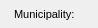
      <widget class="QWidget" name="Additionalinformation_17">
       <property name="geometry">
        <rect>
         <x>0</x>
         <y>0</y>
         <width>98</width>
         <height>28</height>
        </rect>
       </property>
       <attribute name="label">
        <string>Additional information</string>
       </attribute>
       <widget class="QLabel" name="label_streetaxis2_id">
        <property name="geometry">
         <rect>
          <x>14</x>
          <y>55</y>
          <width>83</width>
          <height>22</height>
         </rect>
        </property>
        <property name="font">
         <font>
          <pointsize>8</pointsize>
         </font>
        </property>
        <property name="frameShape">
         <enum>QFrame::NoFrame</enum>
        </property>
        <property name="frameShadow">
         <enum>QFrame::Plain</enum>
        </property>
        <property name="text">
         <string>Street 2:</string>
        </property>
        <property name="textFormat">
         <enum>Qt::AutoText</enum>
        </property>
        <property name="scaledContents">
         <bool>false</bool>
        </property>
        <property name="alignment">
         <set>Qt::AlignLeading|Qt::AlignLeft|Qt::AlignVCenter</set>
        </property>
        <property name="margin">
         <number>3</number>
        </property>
       </widget>
       <widget class="QLabel" name="label_comment">
        <property name="geometry">
         <rect>
          <x>15</x>
          <y>165</y>
          <width>90</width>
          <height>22</height>
         </rect>
        </property>
        <property name="font">
         <font>
          <pointsize>8</pointsize>
         </font>
        </property>
        <property name="frameShape">
         <enum>QFrame::NoFrame</enum>
        </property>
        <property name="frameShadow">
         <enum>QFrame::Plain</enum>
        </property>
        <property name="text">
         <string>Comment:</string>
        </property>
        <property name="textFormat">
         <enum>Qt::AutoText</enum>
        </property>
        <property name="scaledContents">
         <bool>false</bool>
        </property>
        <property name="alignment">
         <set>Qt::AlignLeading|Qt::AlignLeft|Qt::AlignVCenter</set>
        </property>
        <property name="margin">
         <number>3</number>
        </property>
       </widget>
       <widget class="QLabel" name="label_streetaxis_id">
        <property name="geometry">
         <rect>
          <x>14</x>
          <y>28</y>
          <width>99</width>
          <height>22</height>
         </rect>
        </property>
        <property name="font">
         <font>
          <pointsize>8</pointsize>
         </font>
        </property>
        <property name="frameShape">
         <enum>QFrame::NoFrame</enum>
        </property>
        <property name="frameShadow">
         <enum>QFrame::Plain</enum>
        </property>
        <property name="text">
         <string>Street:</string>
        </property>
        <property name="textFormat">
         <enum>Qt::AutoText</enum>
        </property>
        <property name="scaledContents">
         <bool>false</bool>
        </property>
        <property name="alignment">
         <set>Qt::AlignLeading|Qt::AlignLeft|Qt::AlignVCenter</set>
        </property>
        <property name="margin">
         <number>3</number>
        </property>
       </widget>
       <widget class="QLineEdit" name="postcode">
        <property name="geometry">
         <rect>
          <x>440</x>
          <y>5</y>
          <width>126</width>
          <height>18</height>
         </rect>
        </property>
        <property name="font">
         <font>
          <pointsize>8</pointsize>
         </font>
        </property>
        <property name="inputMask">
         <string/>
        </property>
        <property name="text">
         <string/>
        </property>
        <property name="frame">
         <bool>true</bool>
        </property>
       </widget>
       <widget class="QLabel" name="label_postcode">
        <property name="geometry">
         <rect>
          <x>360</x>
          <y>5</y>
          <width>83</width>
          <height>22</height>
         </rect>
        </property>
        <property name="font">
         <font>
          <pointsize>8</pointsize>
         </font>
        </property>
        <property name="frameShape">
         <enum>QFrame::NoFrame</enum>
        </property>
        <property name="frameShadow">
         <enum>QFrame::Plain</enum>
        </property>
        <property name="text">
         <string>Postcode:</string>
        </property>
        <property name="textFormat">
         <enum>Qt::AutoText</enum>
        </property>
        <property name="scaledContents">
         <bool>false</bool>
        </property>
        <property name="alignment">
         <set>Qt::AlignLeading|Qt::AlignLeft|Qt::AlignVCenter</set>
        </property>
        <property name="margin">
         <number>3</number>
        </property>
       </widget>
       <widget class="QLineEdit" name="num_value">
        <property name="geometry">
         <rect>
          <x>440</x>
          <y>240</y>
          <width>126</width>
          <height>18</height>
         </rect>
        </property>
        <property name="echoMode">
         <enum>QLineEdit::Normal</enum>
        </property>
       </widget>
       <widget class="QLineEdit" name="postcomplement">
        <property name="geometry">
         <rect>
          <x>505</x>
          <y>30</y>
          <width>60</width>
          <height>18</height>
         </rect>
        </property>
        <property name="font">
         <font>
          <pointsize>8</pointsize>
         </font>
        </property>
        <property name="inputMask">
         <string/>
        </property>
        <property name="text">
         <string/>
        </property>
        <property name="frame">
         <bool>true</bool>
        </property>
       </widget>
       <widget class="QLabel" name="label_muni_id">
        <property name="geometry">
         <rect>
          <x>14</x>
          <y>3</y>
          <width>90</width>
          <height>22</height>
         </rect>
        </property>
        <property name="font">
         <font>
          <pointsize>8</pointsize>
         </font>
        </property>
        <property name="frameShape">
         <enum>QFrame::NoFrame</enum>
        </property>
        <property name="frameShadow">
         <enum>QFrame::Plain</enum>
        </property>
        <property name="text">
         <string>Municipality:</string>
        </property>
        <property name="textFormat">
         <enum>Qt::AutoText</enum>
        </property>
        <property name="scaledContents">
         <bool>false</bool>
        </property>
        <property name="alignment">
         <set>Qt::AlignLeading|Qt::AlignLeft|Qt::AlignVCenter</set>
        </property>
        <property name="margin">
         <number>3</number>
        </property>
       </widget>
       <widget class="QComboBox" name="muni_id">
        <property name="geometry">
         <rect>
          <x>115</x>
          <y>5</y>
          <width>235</width>
          <height>18</height>
         </rect>
        </property>
        <property name="font">
         <font>
          <pointsize>8</pointsize>
         </font>
        </property>
       </widget>
       <widget class="QLineEdit" name="postcomplement2">
        <property name="geometry">
         <rect>
          <x>505</x>
          <y>55</y>
          <width>60</width>
          <height>18</height>
         </rect>
        </property>
        <property name="font">
         <font>
          <pointsize>8</pointsize>
         </font>
        </property>
        <property name="inputMask">
         <string/>
        </property>
        <property name="text">
         <string/>
        </property>
        <property name="frame">
         <bool>true</bool>
        </property>
       </widget>
       <widget class="QComboBox" name="streetaxis2_id">
        <property name="geometry">
         <rect>
          <x>115</x>
          <y>55</y>
          <width>235</width>
          <height>18</height>
         </rect>
        </property>
        <property name="font">
         <font>
          <pointsize>8</pointsize>
         </font>
        </property>
       </widget>
       <widget class="QLabel" name="label_postnumber">
        <property name="geometry">
         <rect>
          <x>360</x>
          <y>28</y>
          <width>83</width>
          <height>22</height>
         </rect>
        </property>
        <property name="font">
         <font>
          <pointsize>8</pointsize>
         </font>
        </property>
        <property name="frameShape">
         <enum>QFrame::NoFrame</enum>
        </property>
        <property name="frameShadow">
         <enum>QFrame::Plain</enum>
        </property>
        <property name="text">
         <string>Postnumber:</string>
        </property>
        <property name="textFormat">
         <enum>Qt::AutoText</enum>
        </property>
        <property name="scaledContents">
         <bool>false</bool>
        </property>
        <property name="alignment">
         <set>Qt::AlignLeading|Qt::AlignLeft|Qt::AlignVCenter</set>
        </property>
        <property name="margin">
         <number>3</number>
        </property>
       </widget>
       <widget class="QLabel" name="label_num_value">
        <property name="geometry">
         <rect>
          <x>360</x>
          <y>238</y>
          <width>90</width>
          <height>22</height>
         </rect>
        </property>
        <property name="font">
         <font>
          <pointsize>8</pointsize>
         </font>
        </property>
        <property name="frameShape">
         <enum>QFrame::NoFrame</enum>
        </property>
        <property name="frameShadow">
         <enum>QFrame::Plain</enum>
        </property>
        <property name="text">
         <string>Numeric value:</string>
        </property>
        <property name="textFormat">
         <enum>Qt::AutoText</enum>
        </property>
        <property name="scaledContents">
         <bool>false</bool>
        </property>
        <property name="alignment">
         <set>Qt::AlignLeading|Qt::AlignLeft|Qt::AlignVCenter</set>
        </property>
        <property name="margin">
         <number>3</number>
        </property>
       </widget>
       <widget class="QTextEdit" name="annotation">
        <property name="geometry">
         <rect>
          <x>115</x>
          <y>80</y>
          <width>451</width>
          <height>32</height>
         </rect>
        </property>
        <property name="frameShape">
         <enum>QFrame::StyledPanel</enum>
        </property>
        <property name="frameShadow">
         <enum>QFrame::Raised</enum>
        </property>
       </widget>
       <widget class="QLabel" name="label_link">
        <property name="geometry">
         <rect>
          <x>15</x>
          <y>238</y>
          <width>90</width>
          <height>22</height>
         </rect>
        </property>
        <property name="font">
         <font>
          <pointsize>8</pointsize>
         </font>
        </property>
        <property name="frameShape">
         <enum>QFrame::NoFrame</enum>
        </property>
        <property name="frameShadow">
         <enum>QFrame::Plain</enum>
        </property>
        <property name="text">
         <string>Link:</string>
        </property>
        <property name="textFormat">
         <enum>Qt::AutoText</enum>
        </property>
        <property name="scaledContents">
         <bool>false</bool>
        </property>
        <property name="alignment">
         <set>Qt::AlignLeading|Qt::AlignLeft|Qt::AlignVCenter</set>
        </property>
        <property name="margin">
         <number>3</number>
        </property>
       </widget>
       <widget class="QLabel" name="label_observ">
        <property name="geometry">
         <rect>
          <x>15</x>
          <y>125</y>
          <width>90</width>
          <height>22</height>
         </rect>
        </property>
        <property name="font">
         <font>
          <pointsize>8</pointsize>
         </font>
        </property>
        <property name="frameShape">
         <enum>QFrame::NoFrame</enum>
        </property>
        <property name="frameShadow">
         <enum>QFrame::Plain</enum>
        </property>
        <property name="text">
         <string>Observation:</string>
        </property>
        <property name="textFormat">
         <enum>Qt::AutoText</enum>
        </property>
        <property name="scaledContents">
         <bool>false</bool>
        </property>
        <property name="alignment">
         <set>Qt::AlignLeading|Qt::AlignLeft|Qt::AlignVCenter</set>
        </property>
        <property name="margin">
         <number>3</number>
        </property>
       </widget>
       <widget class="QLabel" name="label_annotation">
        <property name="geometry">
         <rect>
          <x>15</x>
          <y>85</y>
          <width>90</width>
          <height>22</height>
         </rect>
        </property>
        <property name="font">
         <font>
          <pointsize>8</pointsize>
         </font>
        </property>
        <property name="frameShape">
         <enum>QFrame::NoFrame</enum>
        </property>
        <property name="frameShadow">
         <enum>QFrame::Plain</enum>
        </property>
        <property name="text">
         <string>Annotation:</string>
        </property>
        <property name="textFormat">
         <enum>Qt::AutoText</enum>
        </property>
        <property name="scaledContents">
         <bool>false</bool>
        </property>
        <property name="alignment">
         <set>Qt::AlignLeading|Qt::AlignLeft|Qt::AlignVCenter</set>
        </property>
        <property name="margin">
         <number>3</number>
        </property>
       </widget>
       <widget class="QLineEdit" name="postnumber2">
        <property name="geometry">
         <rect>
          <x>440</x>
          <y>55</y>
          <width>60</width>
          <height>18</height>
         </rect>
        </property>
        <property name="font">
         <font>
          <pointsize>8</pointsize>
         </font>
        </property>
        <property name="inputMask">
         <string/>
        </property>
        <property name="text">
         <string/>
        </property>
        <property name="frame">
         <bool>true</bool>
        </property>
       </widget>
       <widget class="QComboBox" name="streetaxis_id">
        <property name="geometry">
         <rect>
          <x>115</x>
          <y>30</y>
          <width>235</width>
          <height>18</height>
         </rect>
        </property>
        <property name="font">
         <font>
          <pointsize>8</pointsize>
         </font>
        </property>
       </widget>
       <widget class="QLineEdit" name="postnumber">
        <property name="geometry">
         <rect>
          <x>440</x>
          <y>30</y>
          <width>60</width>
          <height>18</height>
         </rect>
        </property>
        <property name="font">
         <font>
          <pointsize>8</pointsize>
         </font>
        </property>
        <property name="inputMask">
         <string/>
        </property>
        <property name="text">
         <string/>
        </property>
        <property name="frame">
         <bool>true</bool>
        </property>
       </widget>
       <widget class="QTextEdit" name="observ">
        <property name="geometry">
         <rect>
          <x>115</x>
          <y>120</y>
          <width>451</width>
          <height>32</height>
         </rect>
        </property>
       </widget>
       <widget class="QLabel" name="label_postnumber2">
        <property name="geometry">
         <rect>
          <x>360</x>
          <y>50</y>
          <width>85</width>
          <height>22</height>
         </rect>
        </property>
        <property name="font">
         <font>
          <pointsize>8</pointsize>
         </font>
        </property>
        <property name="frameShape">
         <enum>QFrame::NoFrame</enum>
        </property>
        <property name="frameShadow">
         <enum>QFrame::Plain</enum>
        </property>
        <property name="text">
         <string>Postnumber 2:</string>
        </property>
        <property name="textFormat">
         <enum>Qt::AutoText</enum>
        </property>
        <property name="scaledContents">
         <bool>false</bool>
        </property>
        <property name="alignment">
         <set>Qt::AlignLeading|Qt::AlignLeft|Qt::AlignVCenter</set>
        </property>
        <property name="margin">
         <number>3</number>
        </property>
       </widget>
       <widget class="QLabel" name="label_descript_2">
        <property name="geometry">
         <rect>
          <x>15</x>
          <y>205</y>
          <width>91</width>
          <height>22</height>
         </rect>
        </property>
        <property name="font">
         <font>
          <pointsize>8</pointsize>
         </font>
        </property>
        <property name="frameShape">
         <enum>QFrame::NoFrame</enum>
        </property>
        <property name="frameShadow">
         <enum>QFrame::Plain</enum>
        </property>
        <property name="text">
         <string>Description:</string>
        </property>
        <property name="textFormat">
         <enum>Qt::AutoText</enum>
        </property>
        <property name="scaledContents">
         <bool>false</bool>
        </property>
        <property name="alignment">
         <set>Qt::AlignLeading|Qt::AlignLeft|Qt::AlignVCenter</set>
        </property>
        <property name="margin">
         <number>3</number>
        </property>
       </widget>
       <widget class="QTextEdit" name="link">
        <property name="enabled">
         <bool>false</bool>
        </property>
        <property name="geometry">
         <rect>
          <x>115</x>
          <y>240</y>
          <width>235</width>
          <height>18</height>
         </rect>
        </property>
        <property name="verticalScrollBarPolicy">
         <enum>Qt::ScrollBarAlwaysOff</enum>
        </property>
        <property name="horizontalScrollBarPolicy">
         <enum>Qt::ScrollBarAlwaysOff</enum>
        </property>
       </widget>
       <widget class="QTextEdit" name="comment">
        <property name="geometry">
         <rect>
          <x>115</x>
          <y>160</y>
          <width>451</width>
          <height>32</height>
         </rect>
        </property>
        <property name="frameShadow">
         <enum>QFrame::Sunken</enum>
        </property>
        <property name="lineWidth">
         <number>1</number>
        </property>
       </widget>
       <widget class="QTextEdit" name="descript">
        <property name="geometry">
         <rect>
          <x>115</x>
          <y>200</y>
          <width>451</width>
          <height>32</height>
         </rect>
        </property>
       </widget>
      </widget>
